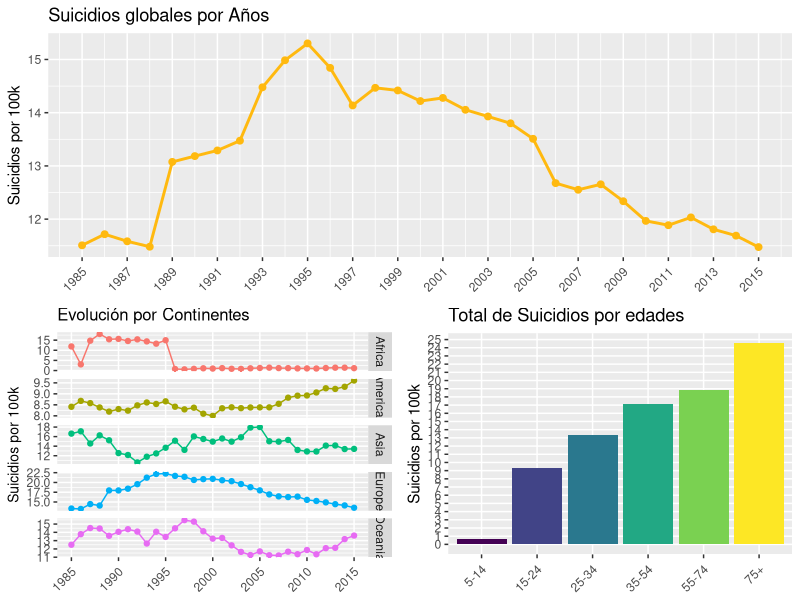
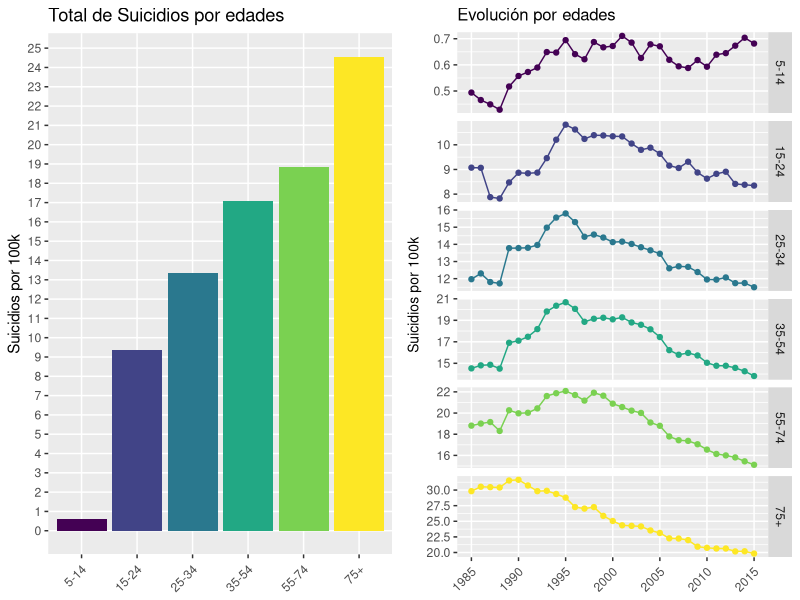

Generate these figures, in order, with R:
#
# Este script se construyó a partir del dataset obtenido en la Limpieza de datos
# Se explorarán lo datos y se hará gráficas para entender mejor el conjunto de datos
#



#librerías

library(tidyverse)

# Para visualizacion
library(grid)
library(gridExtra)
library(ggridges)
library(scales)
library(RColorBrewer)
library(ggthemes)
library(viridis)

########## Lectura ############

dt <- read_csv("data/master_clean.csv")


########## Explorando los datos ############

#Formato factor
dt$age <- factor(dt$age, 
                   ordered = T, 
                   levels = c("5-14",
                              "15-24", 
                              "25-34", 
                              "35-54", 
                              "55-74", 
                              "75+"))

# Nuestro dt
str(dt)
summary(dt)
dim(dt)
       


########## Manipulando los Datos ############

### Evolución mundial de suicidios , desde  1985 hasta 2015 , genera p1
suicidios_mundial = dt %>%
            group_by(year)%>%
            summarize(suicides_per_100k = (sum(as.numeric(suicides_no)) / sum(as.numeric(population))) * 100000)
  
  

### Evolución mundial de suicidios por continente , genera p2
suicidios_continente = dt %>%
                       group_by(year, continent)%>%
                       summarize(suicides_per_100k = (sum(as.numeric(suicides_no)) / sum(as.numeric(population))) * 100000)


### Suicidios globales por edad, genera p3
suicidios_por_edad = dt %>%
  group_by(age)%>%
  summarize(suicide_per_100k = (sum(as.numeric(suicides_no)) / sum(as.numeric(population))) * 100000)
#Cambiando a factor la edad para poder pintarla por colores
suicidios_por_edad$age <- factor(suicidios_por_edad$age, 
                                 ordered = T, levels = c("5-14",
                                                         "15-24", 
                                                         "25-34", 
                                                         "35-54", 
                                                         "55-74", 
                                                         "75+"))






########## Visualización ############


p1= ggplot(suicidios_mundial, aes(x = year, y = suicides_per_100k)) + 
  geom_line(col = "darkgoldenrod1 ", size = 1) + 
  geom_point(col = "darkgoldenrod1", size = 2) + 
  scale_fill_viridis(discrete=TRUE) +
  theme(axis.text.x  = element_text(angle=45, hjust=1, vjust=0.9),axis.title.x = element_blank())+
  guides(fill=F,xlab=F)+
  ggtitle("Suicidios globales por Años")+
  labs(y = "Suicidios por 100k") + 
  scale_x_continuous(breaks = seq(1985, 2015, 2)) + 
  scale_y_continuous(breaks = seq(10, 20))



p2= ggplot(suicidios_continente, aes(x = year, y = suicides_per_100k, col= factor(continent))) + 
  facet_grid(continent ~ ., scales = "free_y") + 
  geom_line() + 
  geom_point() + 
  scale_fill_viridis(discrete=TRUE) +
  theme(axis.text.x  = element_text(angle=45, hjust=1, vjust=0.9),axis.title.x = element_blank())+
  guides(fill=F,xlab=F)+
  ggtitle("Evolución por Continentes")+
  labs(y = "Suicidios por 100k") +
  theme(legend.position = "none", title = element_text(size = 10)) + 
  scale_x_continuous(breaks = seq(1985, 2015, 5), minor_breaks = F) 
  


p3= ggplot(suicidios_por_edad, aes(x= age, y= suicide_per_100k, fill= age )) +
  geom_col()+
  scale_fill_viridis(discrete=TRUE) +
  theme(axis.text.x  = element_text(angle=45, hjust=1, vjust=0.9),axis.title.x = element_blank())+
  guides(fill=F,xlab=F)+
  ggtitle("Total de Suicidios por edades")+
  labs(y = "Suicidios por 100k") +
  theme(legend.position = "none") +
  scale_y_continuous(breaks = seq(0,30,1), minor_breaks = F )


grid.arrange(p1,arrangeGrob(p2,p3, ncol=2),  ncol=1 )



#pero como va ido cambiando la tendencia de acuerdo a la edad?
evolucion_por_edad = dt %>%
                    group_by(year, age)%>%
                    summarize(suicide_per_100k = (sum(as.numeric(suicides_no)) / sum(as.numeric(population))) * 100000) %>%
                    ggplot(aes(x = year, y = suicide_per_100k, col = age)) + 
                    facet_grid(age ~ ., scales = "free_y") + 
                    geom_line() + 
                    geom_point() + 
                    scale_fill_viridis(discrete=TRUE) +
                    theme(axis.text.x  = element_text(angle=45, hjust=1, vjust=0.9),axis.title.x = element_blank())+
                    guides(fill=F,xlab=F)+
                    ggtitle("Evolución por edades")+
                    labs(y = "Suicidios por 100k") +
                    theme(legend.position = "none", title = element_text(size = 10)) + 
                    scale_x_continuous(breaks = seq(1985, 2015, 5), minor_breaks = F) 

grid.arrange(p3, evolucion_por_edad, ncol = 2)


